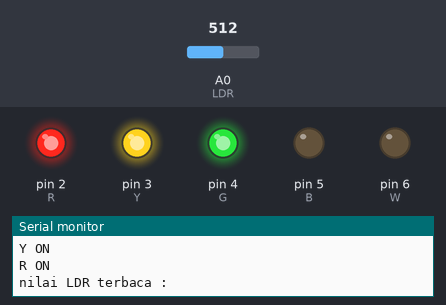
The sketch below on a simulated Arduino Uno, built with avr-gcc and run on an emulated ATmega328P. Shown: output pins drawn as LEDs (lit = HIGH), the last lines printed to the serial monitor. The inputs (shaded band) are chosen by the test bench; at power-on: A0 (LDR) = 512.

Above: at 1.2 s.
1.3 s: A0 (LDR) set to 483
At 3.0 s:
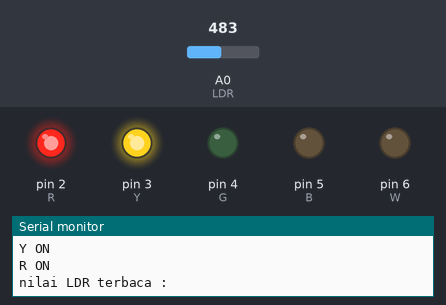
3.4 s: A0 (LDR) set to 316
6.6 s: A0 (LDR) set to 286
At 8.4 s:
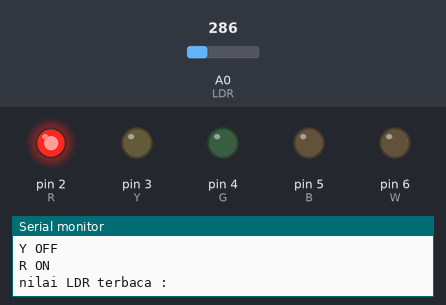
8.7 s: A0 (LDR) set to 214
11.9 s: A0 (LDR) set to 188
At 13.8 s:
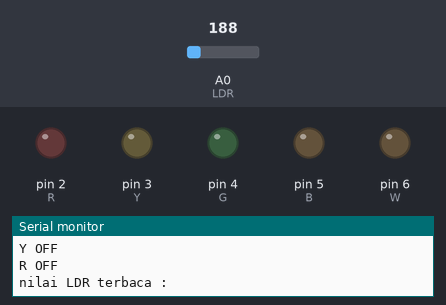
14.1 s: A0 (LDR) set to 710
At 15.2 s:
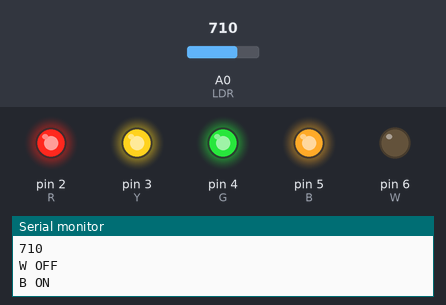
Timing chart, 0 to 16.9 s (numbered marks = the images above; inputs shaded):
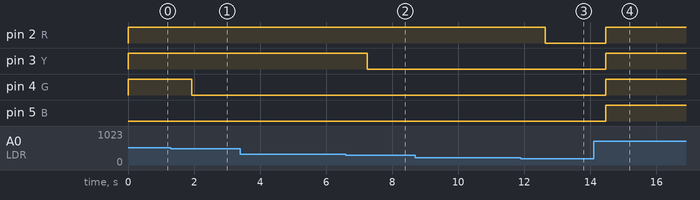

The sketch:

sketchLDR5LENDS.ino
```cpp
// C++ code
// codingan arduino ldr 5 leds
int W = 6;
int B = 5;
int G = 4;
int Y = 3;
int R = 2;
int LDR = A0;


void setup(){
	Serial.begin(1000);
  	pinMode (A0,INPUT);
	pinMode (W,OUTPUT);
	pinMode (B,OUTPUT);
	pinMode (G,OUTPUT);
	pinMode (Y,OUTPUT);
	pinMode (R,OUTPUT);


}
void loop(){
	int LDRStatus = analogRead(LDR);
	Serial.println ("nilai LDR terbaca :");
	Serial.println (LDRStatus);

	if(LDRStatus >= 900){
	digitalWrite (W,HIGH);
	digitalWrite (B,HIGH);
	digitalWrite (G,HIGH);
	digitalWrite (Y,HIGH);
	digitalWrite (R,HIGH);
	Serial.println ("W ON");
	Serial.println ("B ON");
	Serial.println ("G ON");
	Serial.println ("Y ON");
	Serial.println ("R ON");

	}
	else if (LDRStatus >= 700 ) {
	digitalWrite (W,LOW);
	digitalWrite (B,HIGH);
	digitalWrite (G,HIGH);
	digitalWrite (Y,HIGH);
	digitalWrite (R,HIGH);
	Serial.println ("W OFF");
	Serial.println ("B ON");
	Serial.println ("G ON");
	Serial.println ("Y ON");
	Serial.println ("R ON");

	}
	else if (LDRStatus >= 500) {
	digitalWrite (W,LOW);
	digitalWrite (B,LOW);
	digitalWrite (G,HIGH);
	digitalWrite (Y,HIGH);
	digitalWrite (R,HIGH);
	Serial.println ("W OFF");
	Serial.println ("B OFF");
	Serial.println ("G ON");
	Serial.println ("Y ON");
	Serial.println ("R ON");
	}
	else if (LDRStatus >= 300) {
	digitalWrite (W,LOW);
	digitalWrite (B,LOW);
	digitalWrite (G,LOW);
	digitalWrite (Y,HIGH);
	digitalWrite (R,HIGH);
	Serial.println ("W OFF");
	Serial.println ("B OFF");
	Serial.println ("G OFF");
	Serial.println ("Y ON");
	Serial.println ("R ON");
	}
	else if (LDRStatus >= 200) {
	digitalWrite (W,LOW);
	digitalWrite (B,LOW);
	digitalWrite (G,LOW);
	digitalWrite (Y,LOW);
	digitalWrite (R,HIGH);
	Serial.println ("W OFF");
	Serial.println ("B OFF");
	Serial.println ("G OFF");
	Serial.println ("Y OFF");
	Serial.println ("R ON");
	}

	else{
	digitalWrite (W,LOW);
	digitalWrite (B,LOW);
	digitalWrite (G,LOW);
	digitalWrite (Y,LOW);
	digitalWrite (R,LOW);
	Serial.println ("W OFF");
	Serial.println ("B OFF");
	Serial.println ("G OFF");
	Serial.println ("Y OFF");
	Serial.println ("R OFF");
	}
}
```

Measured:
- the behaviour switches between 500 and 499 on A0 (LDR) (found by bisection; images 0 and 1)
- the behaviour switches between 300 and 299 on A0 (LDR) (found by bisection; images 1 and 2)
- the behaviour switches between 200 and 199 on A0 (LDR) (found by bisection; images 2 and 3)
- after the input at 1.3 s, pin 4 (G): HIGH → LOW after 0.63 s
- after the input at 6.6 s, pin 3 (Y): HIGH → LOW after 0.64 s
- after the input at 11.9 s, pin 2 (R): HIGH → LOW after 0.74 s
- after the input at 14.1 s, pin 2 (R), pin 3 (Y), pin 4 (G), pin 5 (B): LOW → HIGH after 0.37 s
